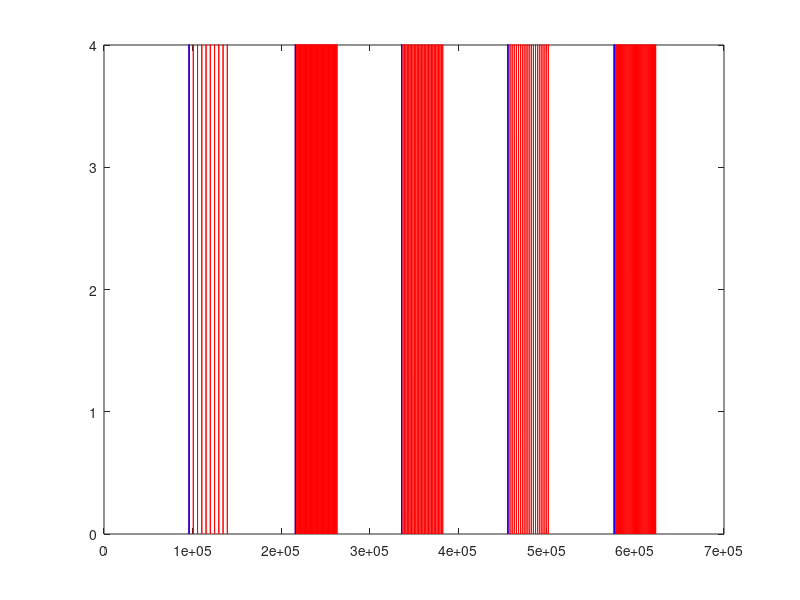

This chart was generated by the following MATLAB code: (Note: this script raises an error after producing the figure.)
%% stimulation parameters
fs = 48000;          % sample rate (Hz)
Swidth = 0.001;      % pulse width (s), sound stim -> 1 ms %%%%%%%%%%%%%%%%%%%%%%%%%%%%%%%%%%%%%%%%%%%%%%%%%%%%%%%%%%
lenON = 1;           % length of stimulation period (s), in case of 2 Hz & continuous stim lenON differs
pre = 1;           % length of pre-stim period (s) -> 1 s
post = 0.5;          % length of post-stim period (s) 
amp = 5;             % output voltage (V)
ntrial = 100;        % number of trials for a stimulatino frequency
quefrq = [10 20 30 40 50];     % a set of stim frequencies 
len = length(quefrq);          % size of stim frequency set

fac = 15;                   % sound intensity control factor (fac = 5 with random car-r -> 80-90 dB)
fac = 15;                   % sound intensity control factor (fac = 5 with random car-r -> 80-90 dB)

%% pulse train generation  

counter = 1;
clear QFstim;
for n = 1:ntrial        % a trial with whole set of stim frequency ramdom permutated
 
    close all;

    outDATAS = zeros(fs,1);          % data to be queued to device with 1-s delay for each set        
    outDATA_Amp = zeros(fs,1);          % data to be queued to device with 1-s delay for each set        

    for fstim = quefrq(randperm(length(quefrq)))       % in-phase to sound stim

        frqoutS = zeros((pre+lenON+post)*fs,1);         % output data for a single stim frequency, sound 
        lencycle = 1/fstim;                                
        for ind = 1:fstim*lenON     % in-phase
            frqoutS(pre*fs +(ind-1)*round(lencycle*fs) +1:pre*fs +(ind-1)*round(lencycle*fs) + Swidth*fs) = amp;     % sound (1 ms pulse)        
        end            
        
        frqoutAmp = zeros((pre+lenON+post)*fs,1);         % output data for a single stim frequency, sound 
        lencycle = 1/fstim;                                
        for ind = 1     % in-phase
            frqoutAmp(pre*fs +(ind-1)*round(lencycle*fs) +1:pre*fs +(ind-1)*round(lencycle*fs) + Swidth*fs) = amp;     % sound (1 ms pulse)        
        end            
        
        disp(['trial #' num2str(n) ' : ' num2str(fstim) ' Hz']);     
%             figure; plot(frqout,'o-'); ylim([0 1.2])
        
        outDATAS = [outDATAS; frqoutS];     
        outDATA_Amp = [outDATA_Amp; frqoutAmp];     
        
        QFstim(counter,:) = [n fstim]; 
        counter = counter + 1;
    end
    
    figure; plot(outDATAS,'r-'); 
    hold on; plot(outDATA_Amp,'b-'); 
    ylim([0 4])
    
    % DAQ control 
    daq.reset
    daq.getDevices;      % confirm DAQ connection and channel names

    s = daq.createSession('ni');            
    s.Rate = fs;  
%     s.addAnalogOutputChannel('cDAQ2Mod1',0,'Voltage');     
    s.addAnalogOutputChannel('cDAQ1Mod1',0,'Voltage');     
    s.addAnalogOutputChannel('cDAQ1Mod1',1,'Voltage');     
    
    carrier = 1; %rand(size(outDATAS));      % no sound carrier
%     a = sin(2*pi*200*[0:1/fs:16]);
%     a = sin(2*pi*2000*[0:1/fs:16]);
%     carrier = a(1:160000)';
    
    s.queueOutputData([carrier.*outDATAS/fac outDATA_Amp]);      % queue output data to device
    s.prepare;                          % prepare for start (reduce lag)
    s.startBackground;
    
    pause(13+rand(1));
    s.stop;
    clear s;    
   
    close all
end

%% save frequency sequence 

tmp = clock;
save(['ASSR_QFstim_' num2str(tmp(1)) '_' num2str(tmp(2)) '_' num2str(tmp(3)) '_' num2str(tmp(4)) '_' num2str(tmp(5))], 'QFstim');




